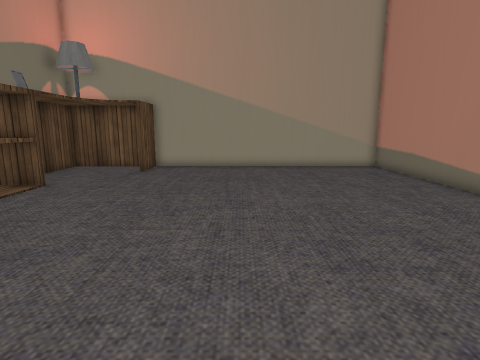
view 1 (above)

12 first-person views from a walk through a scene from a Unity 3-D project. The camera is 1.2 m above the floor, tilts 10° down and sees 80° across. The floor is counted in squares, 0.5 m on a side. Each view is taken from the middle of a square. On the plan, view 1 faces up. The plan holds only what a view shows up to about 18 squares ahead; the rest is blank. The place goes on beyond the plan. The player character is not drawn. Some surface patterns are stand-ins.

view 2
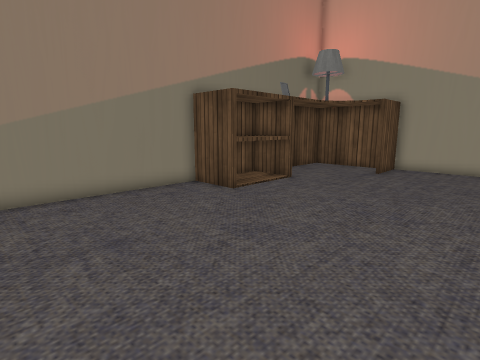

view 3
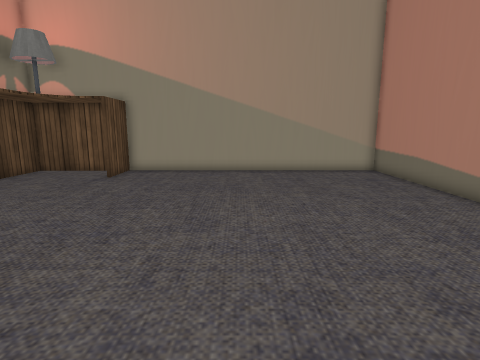

view 4
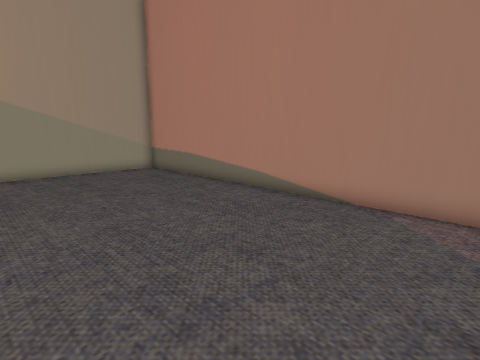

view 5
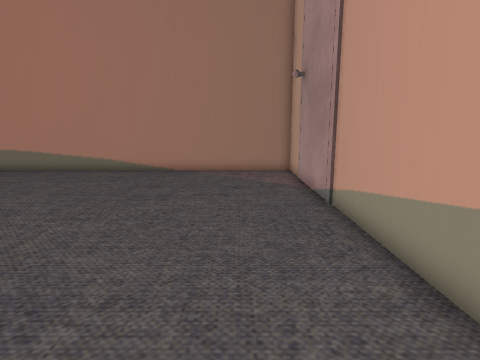

view 6
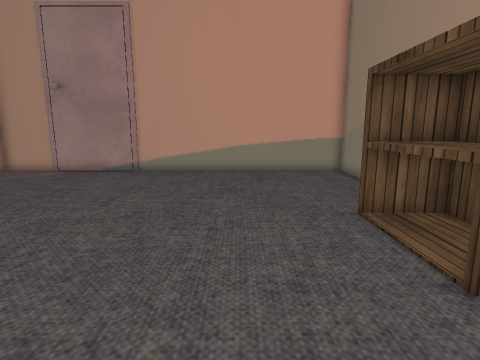

view 7
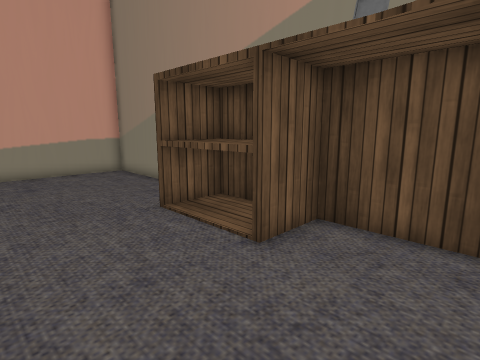

view 8
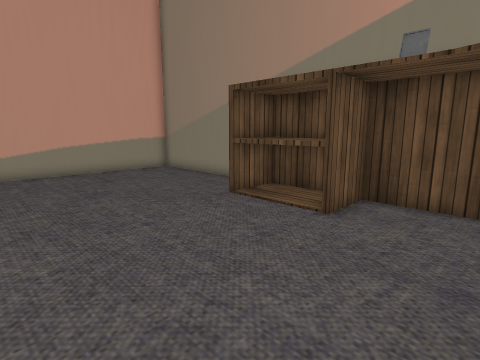

view 9
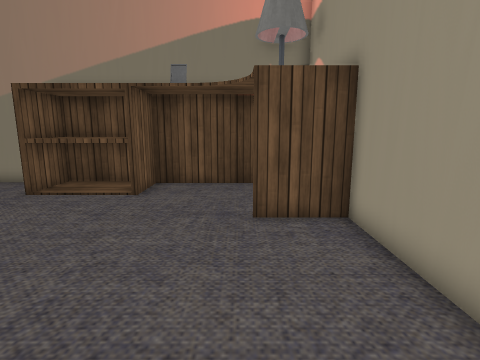

view 10
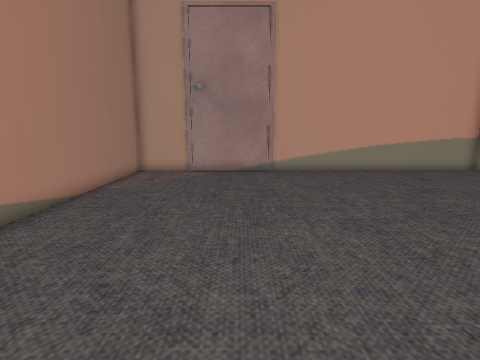

view 11
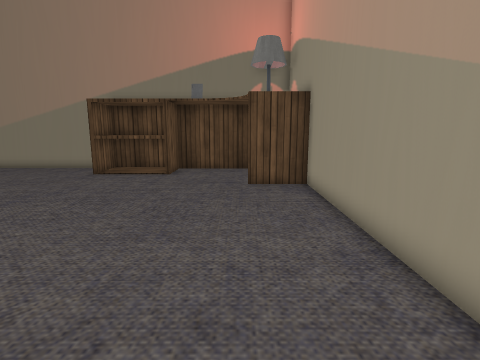

view 12
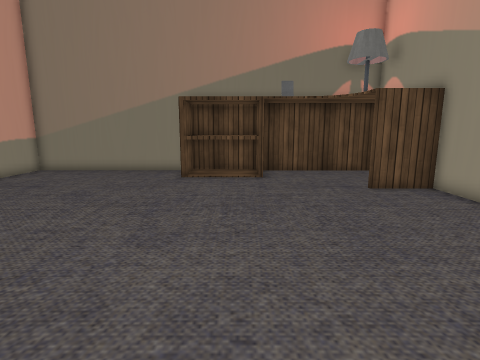

### Floor plan
Key: @ floor where view 1 was taken; # wall or solid block; . floor; O other object.
Columns run from 11 left of view 1 to 9 right of it. Each row starts with its distance up from view 1.
 19 #####################
 18 #....O..............#
 17 #....O..............#
 16 #...................#
 15 #...................#
 14 #...................#
 13 #...................#
 12 #OOO................#
 11 OOOO................#
 10 OOOO................#
  9 OOOO................#
  8 #OOO................#
  7 #...................#
  6 #...................#
  5 #...................#
  4 #...................#
  3 #...................#
  2 #...................#
  1 #...................#
  0 #..........@........#
 -1 #####################

Positions as (right, up) in squares from view 1, and headings:
1: (0, 0), facing up
2: (0, 0), facing up-left
3: (1, 2), facing up
4: (0, 2), facing up-right
5: (-8, 2), facing right
6: (-5, 16), facing down
7: (-4, 16), facing down-left
8: (-1, 16), facing down-left
9: (2, 16), facing left
10: (3, 16), facing down
11: (7, 16), facing left
12: (6, 11), facing left
